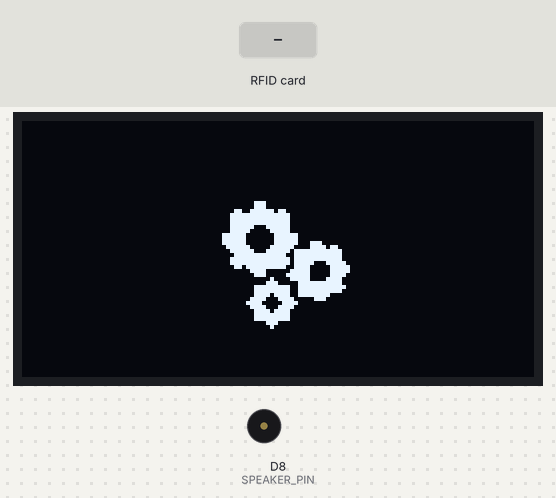
A sketch run on a simulated ESP8266 (NodeMCU). Shown: 128×64 one-colour display, buzzer (waves = sounding). Inputs (shaded band) come from the test bench. WiFi joins after 1.5 s; servers stay silent unless stated; what the sketch prints to the serial monitor is not drawn.

Above: at 7.3 s.
7.4 s: RFID card 5E 7A 19 C4 held to the reader
At 8.1 s:
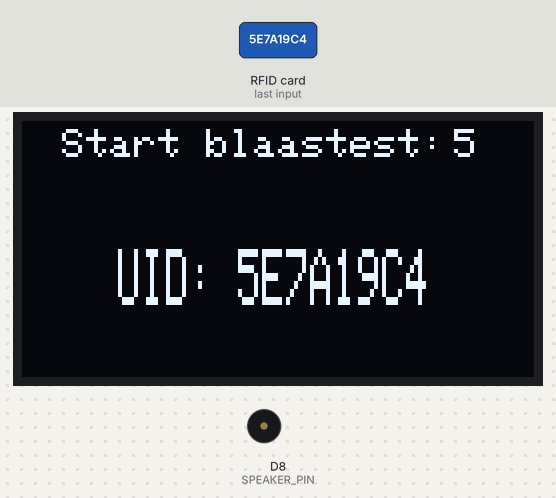
At 18.3 s:
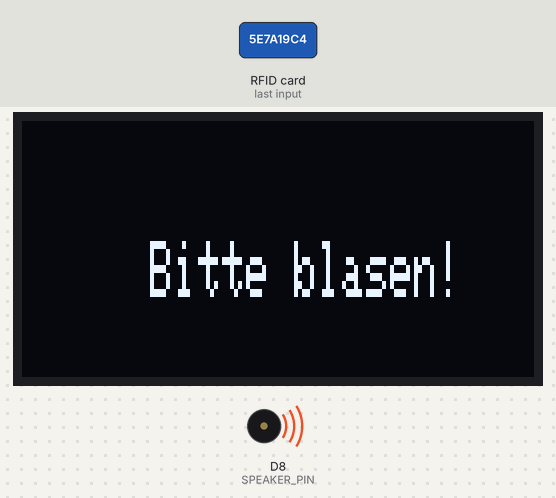
Timing chart, 0 to 22.3 s (numbered marks = the images above; inputs shaded):
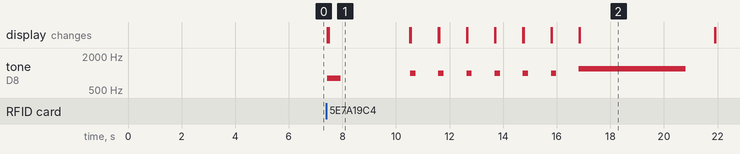

Measured:
- after the input at 7.4 s, tone on D8 (SPEAKER_PIN): plays 800 Hz for 0.50 s, 1000 Hz for 0.20 s, 1000 Hz for 0.20 s, 1000 Hz for 0.20 s, 1000 Hz for 0.20 s, 1000 Hz for 0.20 s … (8 notes in this stretch), starting at once; the display: first changes at once (image 1 shows a later state)
- what the display in image 1 shows lasts 3.0 s, from 7.5 s to 10.5 s

The sketch:

SaufBox.ino
```cpp
// Saufbox v1.00
// setCursor(Left/Right, Up/Down);

#include <FS.h>                   //this needs to be first, or it all crashes and burns...

#include <ESP8266WiFi.h>

//needed for library
#include <DNSServer.h>
#include <ESP8266WebServer.h>
#include <WiFiManager.h>

#include <Wire.h>
#include <Adafruit_GFX.h>
#include <Adafruit_SSD1306.h>
#include <SoftwareSerial.h>
#include <PN532_SWHSU.h>
#include <PN532.h>

#include <ArduinoJson.h>
#include <Arduino_JSON.h>
#include <ESP8266HTTPClient.h>

// Application version.
#define VERSION 1.0

#define WAITING_TIME 5
#define TEST_DURATION 4
#define SPEAKER_PIN 15
String ADMIN_UID = "5DF0CA2";

const char* API_URL = "http://192.168.1.20/api/";

#define SCREEN_WIDTH 128 // OLED display width, in pixels
#define SCREEN_HEIGHT 64 // OLED display height, in pixels

Adafruit_SSD1306 display(SCREEN_WIDTH, SCREEN_HEIGHT, &Wire, -1);

#define MQ3pin 0
WiFiManager wifiManager;
SoftwareSerial SWSerial( D5, D6 );
PN532_SWHSU pn532swhsu( SWSerial );
PN532 nfc( pn532swhsu );

const unsigned char logo [] PROGMEM = {
  0x00, 0xf0, 0x00, 0x03, 0x1e, 0x00, 0x0e, 0x03, 0xc0, 0x10, 0x00, 0x40, 0x20, 0x00, 0x20, 0x20,
  0x01, 0x40, 0x23, 0xf9, 0xc0, 0x2c, 0x05, 0x40, 0x28, 0x05, 0x4c, 0x28, 0x05, 0x74, 0x2a, 0x26,
  0x54, 0x2a, 0x22, 0x44, 0x3a, 0x22, 0x44, 0x0a, 0x22, 0x44, 0x0a, 0x22, 0x44, 0x0a, 0x22, 0x44,
  0x0a, 0x22, 0x44, 0x0a, 0x22, 0x74, 0x0a, 0x22, 0x44, 0x08, 0x00, 0x7c, 0x08, 0x00, 0x40, 0x0f,
  0xf5, 0xc0, 0x08, 0x00, 0x80, 0x07, 0xff, 0x80
};

const unsigned char gears [] PROGMEM = {
  0x00, 0xe0, 0x00, 0x00, 0x00, 0xe0, 0x00, 0x00, 0x19, 0xfb, 0x00, 0x00, 0x3f, 0xff, 0x80, 0x00,
  0x3f, 0xff, 0x80, 0x00, 0x3f, 0xff, 0x80, 0x00, 0x3f, 0x1f, 0x80, 0x00, 0x3e, 0x0f, 0x80, 0x00,
  0xfc, 0x07, 0xe0, 0x00, 0xfc, 0x07, 0xe0, 0x00, 0xfc, 0x07, 0xe3, 0x80, 0x7e, 0x0f, 0xc3, 0xd8,
  0x3f, 0x1f, 0xbf, 0xfc, 0x1f, 0xff, 0x3f, 0xfc, 0x3f, 0xff, 0xbf, 0xfc, 0x3f, 0xff, 0xbe, 0x3e,
  0x1b, 0xff, 0x3c, 0x1f, 0x01, 0xe0, 0x7c, 0x1f, 0x00, 0xe0, 0xfc, 0x1e, 0x00, 0x08, 0x7c, 0x3c,
  0x00, 0x1c, 0x1f, 0xfc, 0x00, 0xff, 0x9f, 0xfe, 0x00, 0xff, 0x9f, 0xfc, 0x00, 0xf7, 0x9f, 0xe0,
  0x01, 0xe3, 0xc1, 0xc0, 0x03, 0xc1, 0xe0, 0x00, 0x01, 0xe3, 0xc0, 0x00, 0x00, 0xf7, 0x80, 0x00,
  0x00, 0xff, 0x80, 0x00, 0x00, 0xff, 0x80, 0x00, 0x00, 0x1c, 0x00, 0x00, 0x00, 0x08, 0x00, 0x00
};

void setup() {
  //Init
  Serial.begin(9600);
  Serial.println(" ");
  Serial.println(" ");
  Serial.println("Welkom, dit is SaufBox v" + String(VERSION));
  Serial.println("----------------------------------");

  //Needed for display
  if(!display.begin(SSD1306_SWITCHCAPVCC, 0x3C)) { // Address 0x3D for 128x64
    Serial.println(F("SSD1306 allocation failed"));
    for(;;);
  }

  display.clearDisplay();
  display.setTextSize(1, 2);
  display.drawBitmap(50, 20, gears, 32, 32, WHITE);
  display.display();

  pinMode(SPEAKER_PIN, OUTPUT);

  delay(5000);

  wifiManager.setBreakAfterConfig(true);

  if (!wifiManager.autoConnect("SaufBox", "bier1234")) {

    Serial.println("failed to connect, we should reset as see if it connects");
    delay(3000);
    ESP.reset();
    delay(5000);
  }

  beginScreen();
}

void loop() {
  //Starting code.
  beginScreen();
}

void adminMode() {
  // This mode is for settings purposes.
  // Work inprogress.

  display.clearDisplay();
  display.setTextSize(1, 2);
  display.drawBitmap(10, 20, gears, 32, 32, WHITE);
  display.setCursor(46, 32);
  display.println("Hard reset..");
  display.display();

  //Resets the Wi-Fi
  wifiManager.resetSettings();
  ESP.eraseConfig();
  delay(2000);
  ESP.reset();

  delay(6000);
  beginScreen();
}

// Blowtesting
void blowTest(String UID){
  String cUid = UID;
  String aScore;

  Serial.println("Posted UID: " + cUid);

  tone(SPEAKER_PIN, 1200, 4000);

  display.clearDisplay();
  display.display();

  display.setTextSize(1, 2);
  display.setCursor(32, 30);
  display.println("Bitte blasen!");
  display.display();

  for (int i = TEST_DURATION; i >= 0; i--) {
    delay(1000);
  }

  display.clearDisplay();
  display.display();

  display.setTextSize(1, 1);
  display.setCursor(8, 2);
  display.println("Score is verstuurd!");

  display.setTextSize(1, 2);
  display.setCursor(14, 30);

  aScore = "200";

    //  apiRequest(cUid, aScore);
  display.println("Score: " + aScore + "µg/l");

  display.display();

  delay(6000);

  beginScreen();
}

// Start screen of Device..
void beginScreen(){
  boolean success;
  uint8_t uid[] = { 0, 0, 0, 0, 0, 0, 0 };  // Buffer to store the returned UID
  uint8_t uidLength;                       // Length of the UID (4 or 7 bytes depending on ISO14443A card type)

  success = nfc.readPassiveTargetID(PN532_MIFARE_ISO14443A, &uid[0], &uidLength);

  display.clearDisplay();

  display.drawBitmap(10, 28, logo, 24, 24, WHITE);

  display.setTextColor(WHITE);

  display.setTextSize(1, 1);
  display.setCursor(20, 2);
  display.println("Scan een tag...");

  display.setTextSize(1, 2);
  display.setCursor(38, 35);
  display.println("ZuipBox v" + String(VERSION));
  display.setCursor(38, 18);
  display.println("Value: " + String(analogRead(MQ3pin)));

  display.display();

  nfc.begin();
  nfc.SAMConfig();

  if (success) {
    //Captured UID from uid[i]
    String currentUID;

    for (uint8_t i = 0; i < uidLength; i++)
    {
      currentUID += String(uid[i], HEX);
    }

    currentUID.toUpperCase();

    if(currentUID == ADMIN_UID)
    {
      return adminMode();
    }

    display.clearDisplay();

    digitalWrite(SPEAKER_PIN, HIGH);
    tone(SPEAKER_PIN, 800, 500);
    Serial.println(" ");
    Serial.print("UID: ");

    display.setTextSize(1, 2);
    display.setCursor(24, 32);
    display.println("UID: " + currentUID);
    display.display();

    Serial.print(currentUID);
    Serial.println();

    display.setTextSize(1, 1);
    display.setCursor(10, 2);
    display.println("Start blaastest:");
    display.setCursor(108, 2);
    display.println(WAITING_TIME);
    display.display();

    delay(3000);

    display.setCursor(108, 2);
    display.fillRect(108, 2, 12, 12, BLACK);
    display.display();

    for (int i = WAITING_TIME; i >= 0; i--) {
      display.setCursor(108, 2);
      display.fillRect(108, 2, 12, 12, BLACK);
      display.display();

      digitalWrite(SPEAKER_PIN, HIGH);
      tone(SPEAKER_PIN, 1000, 200);

      display.setCursor(108, 2);
      display.println(String(i));
      display.display();

      delay(1000);
    }

    blowTest(currentUID);
  }
}
```
